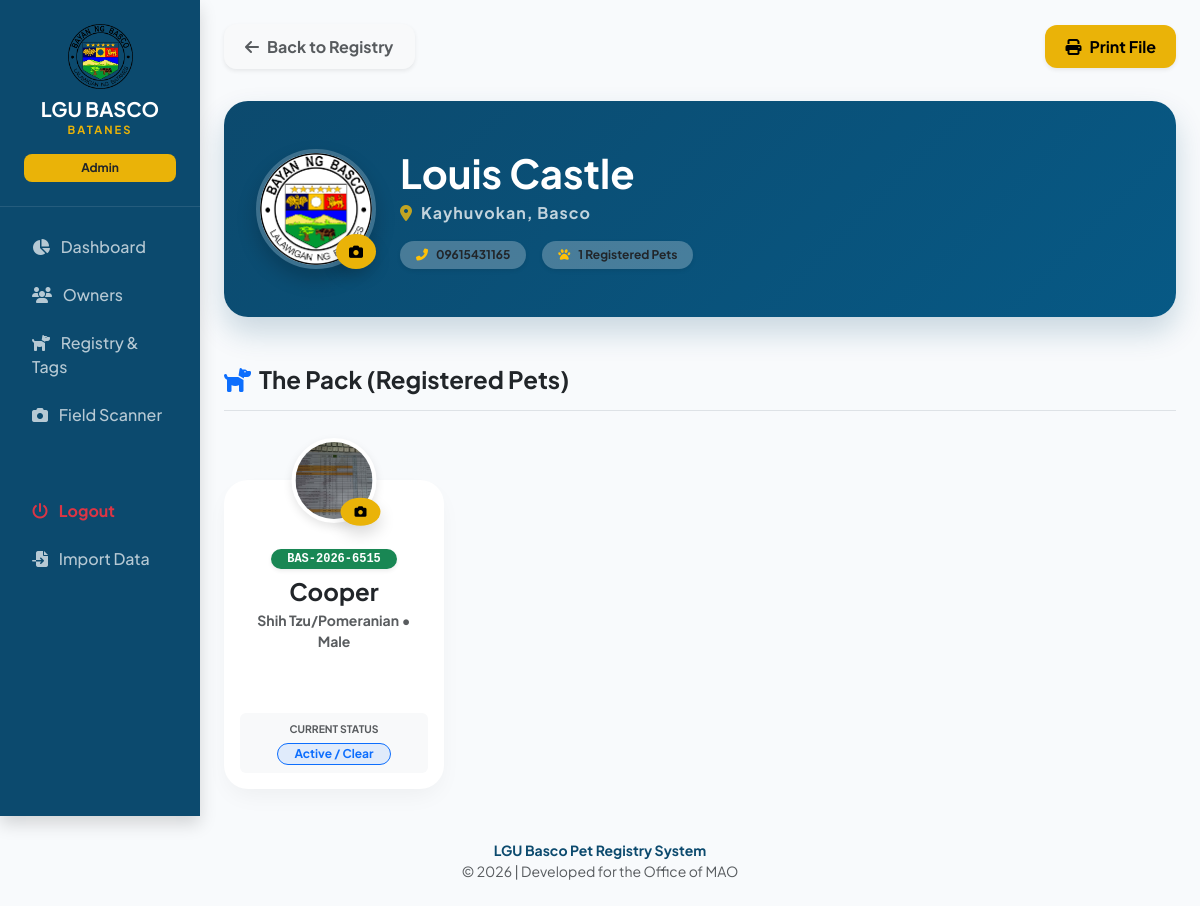
/owner_profile.php?id=5 (signed in), run on the app's committed database.
### tables this page shows
CREATE TABLE `tbl_owners` (
  `owner_id` int(11) NOT NULL,
  `fullname` varchar(100) NOT NULL,
  `barangay` varchar(50) NOT NULL,
  `contact_number` varchar(15) NOT NULL,
  `owner_photo` varchar(255) DEFAULT 'default_owner.png',
  `address` text DEFAULT NULL,
  `created_at` timestamp NOT NULL DEFAULT current_timestamp()
);

CREATE TABLE `tbl_dogs` (
  `dog_id` int(11) NOT NULL,
  `owner_id` int(11) DEFAULT NULL,
  `tag_serial` varchar(20) NOT NULL,
  `dog_name` varchar(50) DEFAULT NULL,
  `breed` varchar(50) DEFAULT NULL,
  `color` varchar(30) DEFAULT NULL,
  `sex` enum('Male','Female') DEFAULT 'Male',
  `dog_photo` varchar(255) DEFAULT 'default_dog.png',
  `status` enum('Home','Impounded','Missing') DEFAULT 'Home',
  `updated_at` timestamp NOT NULL DEFAULT current_timestamp() ON UPDATE current_timestamp(),
  `last_sync` timestamp NULL DEFAULT NULL
);

### owner_profile.php (the view, shortened to what this page needs)
<?php
include('db_connect.php');
include('includes/header.php');
$owner_id = $_GET['id'];
$stmt = $pdo->prepare("SELECT * FROM tbl_owners WHERE owner_id = ?");
$stmt->execute([$owner_id]);
$owner = $stmt->fetch();
$stmtDogs = $pdo->prepare("SELECT * FROM tbl_dogs WHERE owner_id = ? ORDER BY dog_id DESC");
$stmtDogs->execute([$owner_id]);
$dogs = $stmtDogs->fetchAll();
?>
<main class="col-md-9 ms-sm-auto col-lg-10 px-md-4 py-4 main-content">
    <div class="d-flex justify-content-between align-items-center mb-4 pb-2">
        <a href="owners.php" class="btn btn-light shadow-sm text-muted fw-bold">
            <i class="fas fa-arrow-left me-2"></i>Back to Registry
        </a>
        <button class="btn btn-warning fw-bold shadow-sm no-print" onclick="window.print()">
            <i class="fas fa-print me-2"></i>Print File
        </button>
    </div>
    <div class="profile-header mb-5 text-center text-md-start d-flex flex-column flex-md-row align-items-center gap-4">
        <div class="position-relative d-inline-block">
            <img src="uploads/owners/<?php echo $owner['owner_photo']; ?>" class="profile-avatar" onerror="this.src='uploads/owners/default_owner.png';">
            <button class="btn btn-warning btn-sm rounded-circle position-absolute bottom-0 end-0 shadow no-print d-flex justify-content-center align-items-center"
                    style="width: 35px; height: 35px; right: 0px; bottom: 0px;"
                    data-bs-toggle="modal" data-bs-target="#photoModal"
                    onclick="setPhotoModal('owner', <?php echo $owner['owner_id']; ?>, <?php echo $owner['owner_id']; ?>)">
                <i class="fas fa-camera"></i>
            </button>
        </div>
        <div class="flex-grow-1">
            <h1 class="fw-bold mb-1"><?php echo htmlspecialchars($owner['fullname']); ?></h1>
            <p class="mb-3 opacity-75 fw-bold" style="letter-spacing: 1px;">
                <i class="fas fa-map-marker-alt text-warning me-2"></i><?php echo htmlspecialchars($owner['barangay']); ?>, Basco
            </p>
            <div class="d-flex flex-wrap justify-content-center justify-content-md-start gap-3">
                <span class="badge bg-white text-dark bg-opacity-25 px-3 py-2 rounded-pill shadow-sm">
                    <i class="fas fa-phone-alt me-2 text-warning"></i><?php echo htmlspecialchars($owner['contact_number']); ?>
                </span>
                <span class="badge bg-white text-dark bg-opacity-25 px-3 py-2 rounded-pill shadow-sm">
                    <i class="fas fa-paw me-2 text-warning"></i><?php echo count($dogs); ?> Registered Pets
                </span>
            </div>
        </div>
    </div>
    <h4 class="fw-bold text-dark mb-4 border-bottom pb-3"><i class="fas fa-dog text-primary me-2"></i>The Pack (Registered Pets)</h4>
    <div class="row g-4 mb-5">
        <?php if(empty($dogs)): ?>
            <div class="col-12 text-center py-5">
                <div class="p-4 bg-white rounded-circle d-inline-block shadow-sm mb-3">
                    <i class="fas fa-bone fa-3x text-muted opacity-25"></i>
                </div>
                <h5 class="fw-bold text-muted">No pets registered yet.</h5>
            </div>
        <?php else: ?>
            <?php foreach($dogs as $d): ?>
            <div class="col-md-6 col-lg-4 col-xl-3">
                <div class="card dog-card text-center pt-5 pb-3 px-3 shadow-sm h-100 position-relative">
                    <div class="dog-img-wrapper">
                        <img src="uploads/dogs/<?php echo $d['dog_photo']; ?>" class="dog-avatar" onerror="this.src='uploads/dogs/default_dog.png';">
                        <button class="btn btn-warning btn-sm rounded-circle position-absolute bottom-0 end-0 shadow no-print d-flex justify-content-center align-items-center"
                                style="width: 28px; height: 28px; transform: translate(10%, 10%);"
                                data-bs-toggle="modal" data-bs-target="#photoModal"
                                onclick="setPhotoModal('dog', <?php echo $d['dog_id']; ?>, <?php echo $owner['owner_id']; ?>)">
                            <i class="fas fa-camera" style="font-size: 0.75rem;"></i>
                        </button>
                    </div>
                    <div class="card-body p-0 mt-3 d-flex flex-column">
                        <div class="mb-2">
                            <span class="badge bg-success px-3 py-1 rounded-pill font-monospace shadow-sm"><?php echo $d['tag_serial']; ?></span>
                        </div>
                        <h4 class="fw-bold text-dark mb-1"><?php echo htmlspecialchars($d['dog_name']); ?></h4>
                        <div class="text-muted small fw-bold mb-3"><?php echo htmlspecialchars($d['breed']); ?> • <?php echo htmlspecialchars($d['sex']); ?></div>
                        <div class="mt-auto p-2 bg-light rounded text-start">
                            <small class="text-muted d-block text-center fw-bold text-uppercase" style="font-size: 0.65rem;">Current Status</small>
                            <div class="text-center mt-1">
                                <?php if($d['status'] == 'Impounded'): ?>
                                    <span class="badge bg-danger bg-opacity-10 text-danger border border-danger px-3 py-1 rounded-pill">Impounded</span>
                                <?php else: ?>
                                    <span class="badge bg-primary bg-opacity-10 text-primary border border-primary px-3 py-1 rounded-pill">Active / Clear</span>
                                <?php endif; ?>
                            </div>
                        </div>
                    </div>
                </div>
            </div>
            <?php endforeach; ?>
        <?php endif; ?>
    </div>
</main>
<?php include('includes/footer.php'); ?>

### includes/header.php (shortened to what this page needs)
<?php
$current_page = basename($_SERVER['PHP_SELF']);
?>
<!DOCTYPE html>
<html lang="en">
<head>
    <link href="https://cdn.jsdelivr.net/npm/bootstrap@5.3.0/dist/css/bootstrap.min.css" rel="stylesheet">
    <link rel="stylesheet" href="https://cdnjs.cloudflare.com/ajax/libs/font-awesome/6.4.0/css/all.min.css">
</head>
<body>
<div class="container-fluid">
    <div class="row">
        <nav class="col-md-3 col-lg-2 d-md-block sidebar p-0 shadow no-print collapse" id="sidebarMenu">
            <div class="p-4 text-center border-bottom border-white border-opacity-10">
                <img src="LGU.png" alt="Logo" style="width: 65px;" class="mb-2" onerror="this.style.display='none'">
                <h5 class="fw-bold mb-0 text-white">LGU BASCO</h5>
                <div class="fw-bold" style="color: var(--basco-accent); font-size: 0.7rem; letter-spacing: 2px;">BATANES</div>
                <div class="mt-3">
                    <span class="badge px-3 py-2 text-dark w-100" style="background-color: var(--basco-accent); border-radius: 8px;">
                        <?php echo htmlspecialchars($_SESSION['role'] ?? 'User'); ?>
                    </span>
                </div>
            </div>
            <ul class="nav flex-column mt-3 px-2">
                <?php if (isset($_SESSION['role']) && $_SESSION['role'] !== 'Catcher'): ?>
                <li class="nav-item">
                    <a class="nav-link <?php echo ($current_page == 'index.php') ? 'active' : ''; ?>" href="index.php">
                        <i class="fas fa-chart-pie me-2"></i> Dashboard
                    </a>
                </li>
                <li class="nav-item">
                    <a class="nav-link <?php echo ($current_page == 'owners.php') ? 'active' : ''; ?>" href="owners.php">
                        <i class="fas fa-users me-2"></i> Owners
                    </a>
                </li>
                <li class="nav-item">
                    <a class="nav-link <?php echo ($current_page == 'dogs.php') ? 'active' : ''; ?>" href="dogs.php">
                        <i class="fas fa-dog me-2"></i> Registry & Tags
                    </a>
                </li>
                <?php endif; ?>
                <li class="nav-item">
                    <a class="nav-link <?php echo ($current_page == 'scanner.php') ? 'active' : ''; ?>" href="scanner.php">
                        <i class="fas fa-camera me-2"></i> Field Scanner
                    </a>
                </li>
                <li class="nav-item mt-5">
                    <a class="nav-link text-danger fw-bold" href="logout.php">
                        <i class="fas fa-power-off me-2"></i> Logout
                    </a>
                </li>
                <li class="nav-item">
    <a class="nav-link <?php echo ($current_page == 'import.php') ? 'active' : ''; ?>" href="import.php">
        <i class="fas fa-file-import me-2"></i> Import Data
    </a>
</li>
            </ul>
        </nav>

### includes/footer.php (shortened to what this page needs)
</div> </div>
<footer class="text-center py-4 text-muted small no-print d-none d-md-block">
    <div class="fw-bold" style="color: var(--basco-primary);">LGU Basco Pet Registry System</div>
    &copy; <?php echo date('Y'); ?> | Developed for the Office of MAO
</footer>
</body>
</html>

### includes/header.php (style rules this page uses)
:root { --basco-primary: #0c4a6e; --basco-primary-hover: #075985; --basco-accent: #eab308; --basco-success: #15803d; --basco-background: #f8fafc; --basco-text: #1e293b; --soft-shadow: 0 10px 25px -5px rgba(0, 0, 0, 0.05); }
body { font-family: 'Plus Jakarta Sans', sans-serif; background-color: var(--basco-background); color: var(--basco-text); padding-bottom: 0; overflow-x: hidden; }
.sidebar { background: var(--basco-primary); min-height: 100vh; color: white; transition: 0.3s; z-index: 1000; }
.sidebar .nav-link { color: rgba(255,255,255,0.7); font-weight: 500; padding: 12px 20px; border-left: 4px solid transparent; }
.card { border: none !important; border-radius: 1.5rem !important; box-shadow: var(--soft-shadow) !important; transition: transform 0.2s ease; }
.btn { border-radius: 12px; font-weight: 600; padding: 0.6rem 1.25rem; }
.btn-warning { background-color: var(--basco-accent); color: #000; border: none; }

### owner_profile.php (style rules this page uses)
.profile-header { background: linear-gradient(135deg, var(--basco-primary) 0%, #075985 100%); border-radius: 1.5rem; padding: 3rem 2rem; color: white; position: relative; overflow: hidden; box-shadow: 0 15px 30px rgba(12, 74, 110, 0.2); }
.profile-avatar { width: 120px; height: 120px; object-fit: cover; border: 4px solid rgba(255,255,255,0.2); border-radius: 50%; box-shadow: 0 10px 20px rgba(0,0,0,0.2); }
.dog-card { margin-top: 45px; border-radius: 1.5rem !important; }
.dog-img-wrapper { position: absolute; top: -42px; left: 50%; transform: translateX(-50%); width: 85px; height: 85px; z-index: 10; }
.dog-avatar { width: 100%; height: 100%; object-fit: cover; border: 4px solid #fff; border-radius: 50%; box-shadow: 0 4px 10px rgba(0,0,0,0.1); background: #f1f5f9; }

### data on the page
tbl_owners: owner_photo (picture), fullname "Louis Castle", barangay "Kayhuvokan", contact_number "09615431165"
tbl_dogs: dog_photo (picture), tag_serial "BAS-2026-6515", dog_name "Cooper", breed "Shih Tzu/Pomeranian", sex "Male", status "Active / Clear"

### other printed values
$_SESSION['role'] "Admin"
count($dogs) "1"
